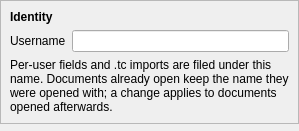
<?xml version="1.0" encoding="UTF-8"?>
<ui version="4.0">
 <class>IdentityPage</class>
 <widget class="QWidget" name="IdentityPage">
  <layout class="QVBoxLayout" name="main_layout">
   <property name="leftMargin">
    <number>0</number>
   </property>
   <property name="topMargin">
    <number>0</number>
   </property>
   <property name="rightMargin">
    <number>0</number>
   </property>
   <property name="bottomMargin">
    <number>0</number>
   </property>
   <item>
    <widget class="QFrame" name="identity_frame">
     <property name="frameShape">
      <enum>QFrame::Shape::StyledPanel</enum>
     </property>
     <property name="frameShadow">
      <enum>QFrame::Shadow::Raised</enum>
     </property>
     <layout class="QVBoxLayout" name="identity_frame_layout">
      <item>
       <widget class="QLabel" name="identity_frame_label">
        <property name="font">
         <font>
          <bold>true</bold>
         </font>
        </property>
        <property name="text">
         <string>Identity</string>
        </property>
       </widget>
      </item>
      <item>
       <layout class="QHBoxLayout" name="username_layout">
        <item>
         <widget class="QLabel" name="username_label">
          <property name="text">
           <string>Username</string>
          </property>
         </widget>
        </item>
        <item>
         <widget class="QLineEdit" name="username_edit">
          <property name="toolTip">
           <string>The name your per-user fields (rating, viewed, todo, keep, favorite) are filed under</string>
          </property>
         </widget>
        </item>
       </layout>
      </item>
      <item>
       <widget class="QLabel" name="note_label">
        <property name="text">
         <string>Per-user fields and .tc imports are filed under this name. Documents already open keep the name they were opened with; a change applies to documents opened afterwards.</string>
        </property>
        <property name="wordWrap">
         <bool>true</bool>
        </property>
       </widget>
      </item>
     </layout>
    </widget>
   </item>
   <item>
    <spacer name="bottom_spacer">
     <property name="orientation">
      <enum>Qt::Orientation::Vertical</enum>
     </property>
    </spacer>
   </item>
  </layout>
 </widget>
 <resources/>
 <connections/>
</ui>
